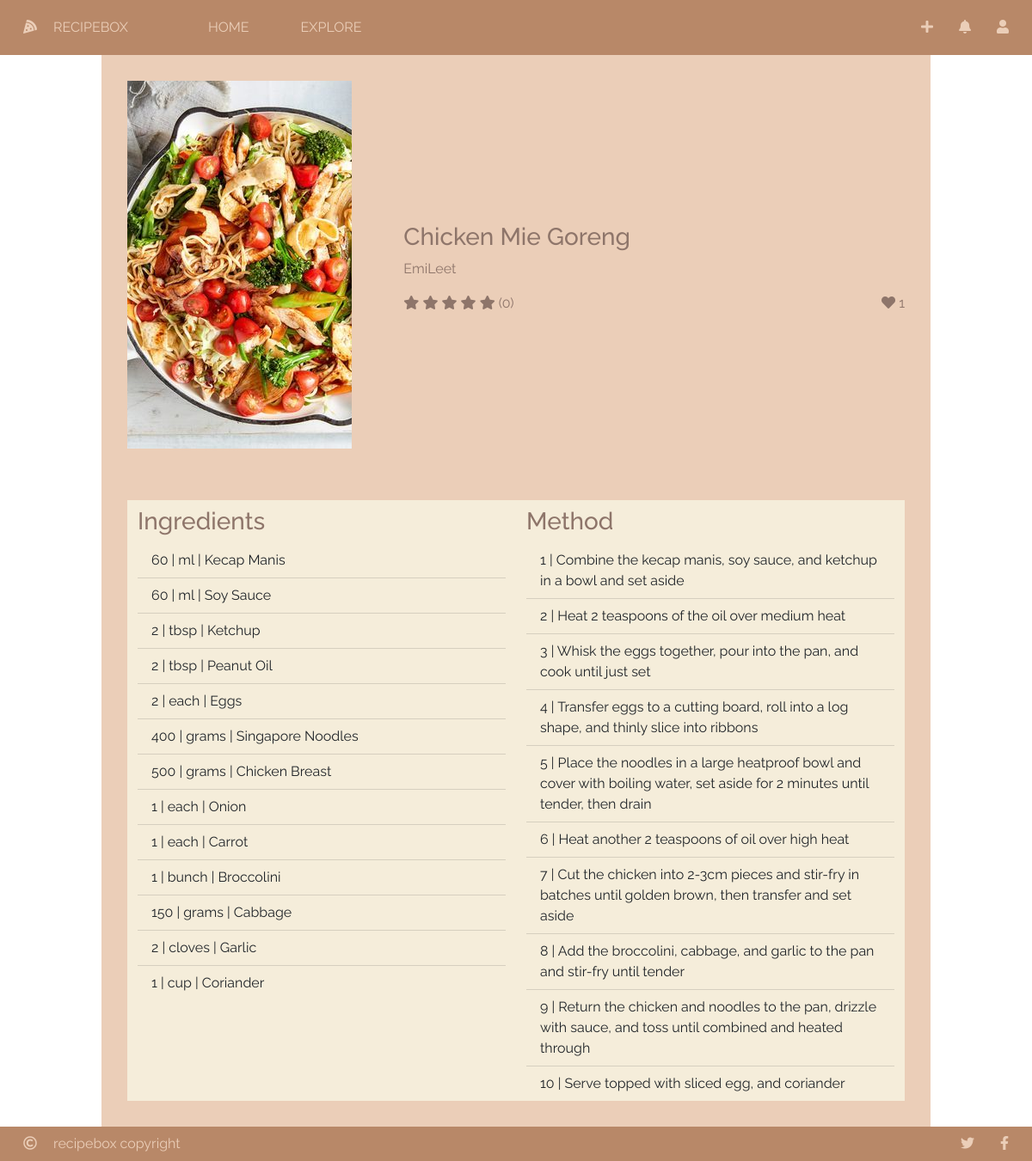
Screenshot of /recipe/7/ (signed in) with the database file from the repository.
### recipebox/models/recipes.py (models this page shows, shortened)
class Recipe(db.Model):
    __tablename__ = "recipe"
    id = db.Column(db.Integer, primary_key=True)
    name = db.Column(db.String(30), nullable=False)
    picture = db.Column(db.String(150), nullable=False)
    cook_time = db.Column(db.Integer, nullable=False)
    date_created = db.Column(db.DateTime, nullable=False)
    ingredients = db.relationship('RecipeIngredient', backref="recipe_object", lazy=True)
    procedures = db.relationship('RecipeProcedure', backref="recipe_object", lazy=True)
    user_id = db.Column(db.Integer, db.ForeignKey('user.id'), nullable=False)
    likes = db.relationship('Like', backref="recipe_object", lazy=True)
    ratings = db.relationship('Rating', backref="recipe_object", lazy=True)
    tags = db.relationship('Tag', secondary=tags, lazy='subquery', backref=db.backref('recipes', lazy=True))
    def rating_score(self):
        score = 0
        count = 0
        for rating in self.ratings:
            count += 1
            score += rating.score
        if count > 0:
            score /= count
            round(score)
        return score
    def liked_by(self, user=current_user):
        for like in self.likes:
            if like.user_id == user.id:
                return True
        return False

class RecipeIngredient(db.Model):
    __tablename__ = "recipe_ingredient"
    id = db.Column(db.Integer, primary_key=True)
    recipe_id = db.Column(db.Integer, db.ForeignKey('recipe.id'), nullable=False)
    ingredient_id = db.Column(db.Integer, db.ForeignKey('ingredient.id'), nullable=False)
    quantity = db.Column(db.Integer, nullable=False)
    unit = db.Column(db.String(30), nullable=False)

class Ingredient(db.Model):
    __tablename__ = "ingredient"
    id = db.Column(db.Integer, primary_key=True)
    name = db.Column(db.String(30), nullable=False)
    picture = db.Column(db.String(150), nullable=False)
    recipes = db.relationship('RecipeIngredient', backref="ingredient_object", lazy=True)

class RecipeProcedure(db.Model):
    __tablename__ = "recipe_procedure"
    id = db.Column(db.Integer, primary_key=True)
    recipe_id = db.Column(db.Integer, db.ForeignKey('recipe.id'), nullable=False)
    recipe_step = db.Column(db.Integer, nullable=False)
    procedure = db.Column(db.String(100), nullable=False)

### recipebox/models/auth.py (models this page shows, shortened)
class User(UserMixin, db.Model):
    __tablename__ =  "user"
    id = db.Column(db.Integer, primary_key=True)
    email = db.Column(db.String(255), unique=True, nullable=False)
    username = db.Column(db.String(255), nullable=False)
    password = db.Column(db.String(255), nullable=False)
    registered_on = db.Column(db.DateTime, nullable=False)
    admin = db.Column(db.Boolean, nullable=False, default=False)
    recipes = db.relationship('Recipe', backref="user_object", lazy=True)
    likes = db.relationship('Like', backref="user_object", lazy=True)
    ratings = db.relationship('Rating', backref="user_object", lazy=True)
    bio = db.Column(db.String(1024), nullable=True)

### recipebox/recipes/recipes.py (the view)
@recipe_bp.route('/recipe/<id>/')
def recipe_view(id):
    selected_recipe = Recipe.query.get(id)
    if selected_recipe is None:
        return render_template('404_notfound.html')
    else:
        return render_template('view.html', recipe=selected_recipe)

### recipebox/recipes/templates/view.html (shortened to what this page needs)
{% extends "base.html" %}
{% block head %}
	{{ super() }}
	<link rel="stylesheet" type="text/css" href="{{ url_for('static', filename='css/recipes/view.css') }}"/>
{% endblock %}
{% block content %}
	<div id="view-container" class="container">
		<div id="recipe-info" class="row">
			<div class="col-4">
				<div class="img-box">
					<img src="{{ url_for('static', filename='res/recipes/' + recipe.picture) }}"></div>
			</div>
			<div class="col vertical-center">
				<h3>{{ recipe.name }}</h3>
				<a href="{{ url_for('auth_bp.profile_user', user_id=recipe.user_object.id) }}"><p class="subtitle">{{ recipe.user_object.username }}</p></a>
				<div class="inline">
					<div id="star-score">
						{% for i in range(5) %}
							<i class="fas fa-star {{ 'selected' if i < recipe.rating_score() }}" data-score="{{ i }}"></i>
						{% endfor %}
						<p>({{ recipe.ratings|length }})</p>
					</div>
					<div id="like-button">
						<a href="#" class="like-button-request"><i class="fas fa-heart {{ 'selected' if recipe.liked_by() }} "></i></a>
						<p class="like-button-label">{{ recipe.likes|length }}</p>
					</div>
				</div>
			</div>
		</div>
		<div id="recipe-procedure" class="row">
			<div id="ingredient-list" class="col-6">
				<h3>Ingredients</h3>
				<ul class="list-group list-group-flush">
					{% for ingredient in recipe.ingredients %}
						<li class="list-group-item">
							{{ ingredient.quantity }} | {{ ingredient.unit }} | {{ ingredient.ingredient_object.name }}
						</li>
					{% endfor %}
				</ul>
			</div>
			<div id="method-list" class="col-6">
				<h3>Method</h3>
				<ul class="list-group list-group-flush">
					{% for procedure in recipe.procedures %}
						<li class="list-group-item">
							{{ procedure.recipe_step }} | {{ procedure.procedure }}
						</li>
					{% endfor %}
				</ul>
			</div>
		</div>
	</div>
{% endblock %}

### recipebox/static/css/recipebox.css (style rules this page uses)
html { min-height: 100%; }
body { background: url("../res/background.png") no-repeat center center fixed; background-size: cover; color: #f5edda; height: 100%; font-family: "Raleway", sans-serif; }
a { text-decoration: none; color: #ebceb8; }
.vertical-center { margin-top: auto; margin-bottom: auto; }
.img-box { display: flex; justify-content: center; align-items: center; overflow: hidden; }
.img-box > img { min-width: 100%; min-height: 100%; flex-shrink: 0; }

### recipebox/static/css/recipes/view.css (style rules this page uses)
#view-container { padding: 0px 100px; color: #8e756a; }
h3 { margin: 8px 0px; }
.subtitle, #like-button i { color: #8e756a; }
#recipe-info, #recipe-procedure, #comments { background-color: #ebceb8; }
#recipe-info > div, #recipe-procedure { padding: 30px; }
#recipe-info .inline, #recipe-info .inline * { display: inline; }
#like-button { float: right; }
#ingredient-list *, #ingredient-list, #method-list *, #method-list { background-color: #f5edda; }

### rows the page displays
Recipe: picture (picture), name "Chicken Mie Goreng"
User: user_object.username "EmiLeet"
RecipeIngredient: quantity "60", unit "ml", ingredient_object.name "Kecap Manis"
RecipeIngredient: quantity "60", unit "ml", ingredient_object.name "Soy Sauce"
RecipeIngredient: quantity "2", unit "tbsp", ingredient_object.name "Ketchup"
RecipeIngredient: quantity "2", unit "tbsp", ingredient_object.name "Peanut Oil"
RecipeIngredient: quantity "2", unit "each", ingredient_object.name "Eggs"
RecipeIngredient: quantity "400", unit "grams", ingredient_object.name "Singapore Noodles"
RecipeIngredient: quantity "500", unit "grams", ingredient_object.name "Chicken Breast"
RecipeIngredient: quantity "1", unit "each", ingredient_object.name "Onion"
RecipeIngredient: quantity "1", unit "each", ingredient_object.name "Carrot"
RecipeIngredient: quantity "1", unit "bunch", ingredient_object.name "Broccolini"
RecipeIngredient: quantity "150", unit "grams", ingredient_object.name "Cabbage"
RecipeIngredient: quantity "2", unit "cloves", ingredient_object.name "Garlic"
RecipeIngredient: quantity "1", unit "cup", ingredient_object.name "Coriander"
RecipeProcedure: recipe_step "1", procedure "Combine the kecap manis, soy sauce, and ketchup in a bowl and set aside"
RecipeProcedure: recipe_step "2", procedure "Heat 2 teaspoons of the oil over medium heat"
RecipeProcedure: recipe_step "3", procedure "Whisk the eggs together, pour into the pan, and cook until just set"
RecipeProcedure: recipe_step "4", procedure "Transfer eggs to a cutting board, roll into a log shape, and thinly slice into ribbons"
RecipeProcedure: recipe_step "5", procedure "Place the noodles in a large heatproof bowl and cover with boiling water, set aside for 2 minutes until tender, then drain"
RecipeProcedure: recipe_step "6", procedure "Heat another 2 teaspoons of oil over high heat"
RecipeProcedure: recipe_step "7", procedure "Cut the chicken into 2-3cm pieces and stir-fry in batches until golden brown, then transfer and set aside"
RecipeProcedure: recipe_step "8", procedure "Add the broccolini, cabbage, and garlic to the pan and stir-fry until tender"
RecipeProcedure: recipe_step "9", procedure "Return the chicken and noodles to the pan, drizzle with sauce, and toss until combined and heated through"
RecipeProcedure: recipe_step "10", procedure "Serve topped with sliced egg, and coriander"

### other values shown
{{ recipe.ratings|length }} "0"
{{ recipe.likes|length }} "1"
